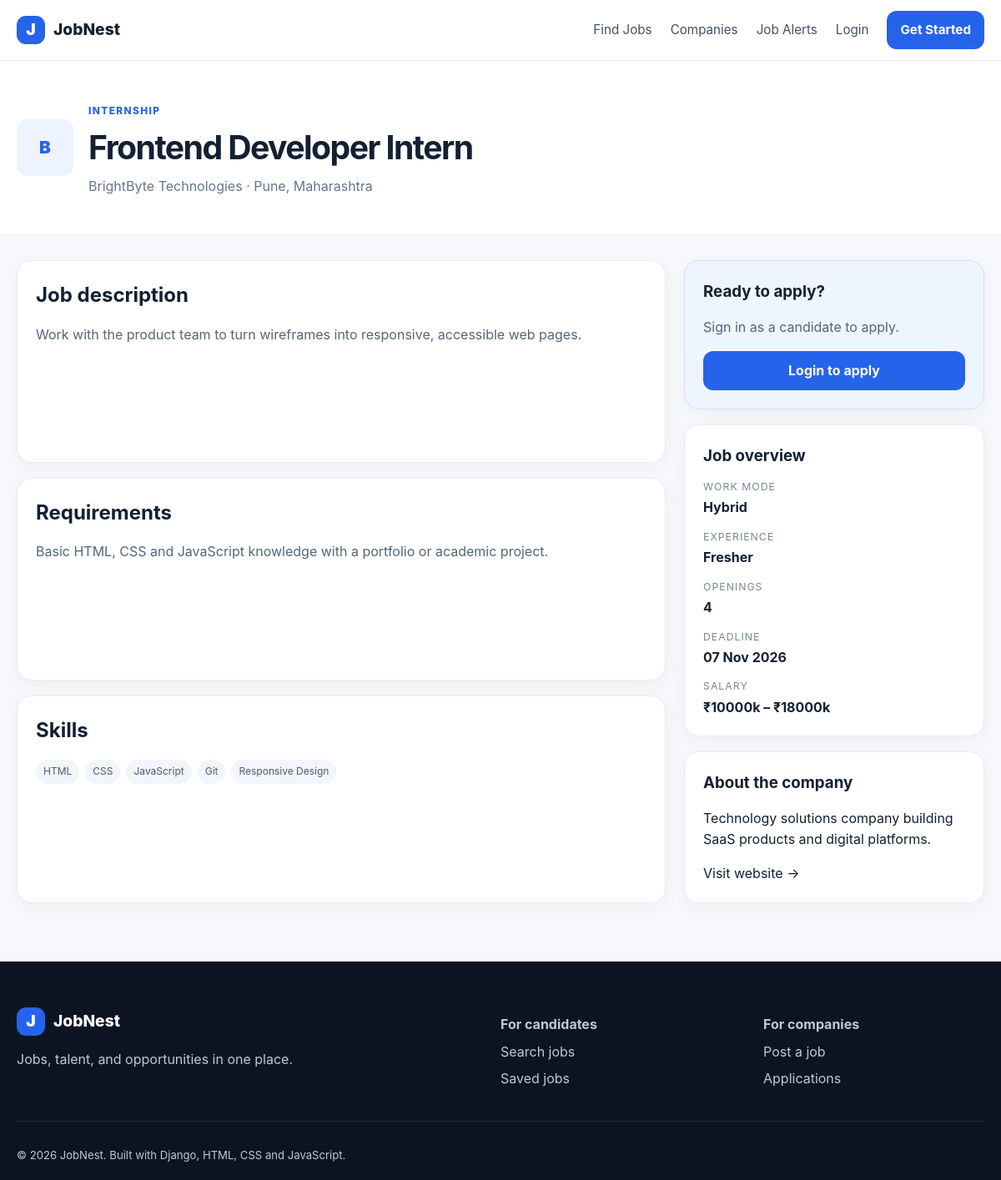
The app's page /jobs/2/ with its own data.
### portal/models.py (models this page shows, shortened)
class Job(models.Model):
    CATEGORY_CHOICES = [
        ('technology', 'Technology'),
        ('design', 'Design'),
        ('data', 'Data & Analytics'),
        ('marketing', 'Marketing'),
        ('sales', 'Sales'),
        ('content', 'Content & Writing'),
        ('it_support', 'IT Support'),
        ('operations', 'Operations'),
        ('management', 'Management'),
        ('human_resources', 'Human Resources'),
        ('customer_service', 'Customer Service'),
    ]
    JOB_TYPE_CHOICES = [
        ('full_time', 'Full Time'),
        ('part_time', 'Part Time'),
        ('internship', 'Internship'),
        ('contract', 'Contract'),
        ('freelance', 'Freelance'),
    ]
    WORK_MODE_CHOICES = [('on_site', 'On-site'), ('hybrid', 'Hybrid'), ('remote', 'Remote')]
    EXPERIENCE_CHOICES = [
        ('fresher', 'Fresher'),
        ('0_1', '0–1 years'),
        ('1_3', '1–3 years'),
        ('3_5', '3–5 years'),
        ('5_plus', '5+ years'),
    ]
    company = models.ForeignKey(User, on_delete=models.CASCADE, related_name='jobs')
    title = models.CharField(max_length=180)
    category = models.CharField(max_length=30, choices=CATEGORY_CHOICES, default='technology')
    description = models.TextField()
    requirements = models.TextField()
    location = models.CharField(max_length=160)
    job_type = models.CharField(max_length=20, choices=JOB_TYPE_CHOICES, default='full_time')
    work_mode = models.CharField(max_length=20, choices=WORK_MODE_CHOICES, default='on_site')
    experience = models.CharField(max_length=20, choices=EXPERIENCE_CHOICES, default='fresher')
    skills = models.CharField(max_length=500, help_text='Comma-separated skills')
    salary_min = models.PositiveIntegerField(default=0, validators=[MinValueValidator(0)])
    salary_max = models.PositiveIntegerField(default=0, validators=[MinValueValidator(0)])
    openings = models.PositiveIntegerField(default=1)
    deadline = models.DateField(blank=True, null=True)
    is_active = models.BooleanField(default=True)
    is_featured = models.BooleanField(default=False)
    created_at = models.DateTimeField(auto_now_add=True)
    updated_at = models.DateTimeField(auto_now=True)
    class Meta:
        ordering = ['-created_at']
        indexes = [
            models.Index(fields=['title']),
            models.Index(fields=['location']),
            models.Index(fields=['job_type']),
            models.Index(fields=['category']),
            models.Index(fields=['work_mode']),
            models.Index(fields=['created_at']),
        ]
    @property
    def is_expired(self):
        return bool(self.deadline and self.deadline < timezone.localdate())
    @property
    def skill_list(self):
        return [s.strip() for s in self.skills.split(',') if s.strip()]
    @property
    def company_display_name(self):
        profile = getattr(self.company, 'profile', None)
        return profile.company_name if profile and profile.company_name else self.company.get_full_name() or self.company.username

class Profile(models.Model):
    ROLE_CHOICES = [('candidate', 'Candidate'), ('company', 'Company')]
    user = models.OneToOneField(User, on_delete=models.CASCADE, related_name='profile')
    role = models.CharField(max_length=20, choices=ROLE_CHOICES, default='candidate')
    phone = models.CharField(max_length=20, blank=True)
    location = models.CharField(max_length=120, blank=True)
    headline = models.CharField(max_length=160, blank=True)
    bio = models.TextField(blank=True)
    company_name = models.CharField(max_length=160, blank=True)
    company_website = models.URLField(blank=True)
    resume = models.FileField(upload_to='resumes/', blank=True, null=True)
    avatar = models.ImageField(upload_to='avatars/', blank=True, null=True)
    created_at = models.DateTimeField(auto_now_add=True)

### portal/views.py (the view)
# urls.py: path('jobs/<int:pk>/', views.job_detail, name='job_detail'),
def job_detail(request, pk):
    job = get_object_or_404(Job.objects.select_related('company', 'company__profile'), pk=pk)
    related_jobs = Job.objects.filter(is_active=True).exclude(pk=job.pk).filter(location__icontains=job.location.split(',')[0])[:4]
    already_applied = request.user.is_authenticated and Application.objects.filter(job=job, applicant=request.user).exists()
    is_saved = request.user.is_authenticated and SavedJob.objects.filter(job=job, user=request.user).exists()
    return render(request, 'portal/job_detail.html', {
        'job': job,
        'related_jobs': related_jobs,
        'already_applied': already_applied,
        'is_saved': is_saved,
    })

### templates/portal/job_detail.html (shortened to what this page needs)
{% extends 'base.html' %}
{% block content %}
<section class="job-detail-banner"><div class="container detail-head"><div class="logo-circle big">{{ job.company_display_name|slice:':1'|upper }}</div><div><span class="eyebrow">{{ job.get_job_type_display }}</span><h1>{{ job.title }}</h1><p>{{ job.company_display_name }} · {{ job.location }}</p></div></div></section>
<section class="container detail-layout"><div class="detail-content"><div class="detail-panel"><h2>Job description</h2><div class="richtext">{{ job.description|linebreaks }}</div></div><div class="detail-panel"><h2>Requirements</h2><div class="richtext">{{ job.requirements|linebreaks }}</div></div><div class="detail-panel"><h2>Skills</h2><div class="chips">{% for skill in job.skill_list %}<span>{{ skill }}</span>{% endfor %}</div></div></div>
<aside class="detail-sidebar"><div class="apply-card"><h3>Ready to apply?</h3>{% if job.is_expired %}<p class="warning">Application deadline has passed.</p>{% elif user.is_authenticated and user.profile.role == 'candidate' %}{% if already_applied %}<div class="status-pill success">You already applied</div><a class="button full" href="{% url 'portal:my_applications' %}">Track application</a>{% else %}<a class="button full" href="{% url 'portal:apply_job' job.pk %}">Apply now</a>{% endif %}{% elif user.is_authenticated %}<p>Company accounts cannot apply to jobs.</p>{% else %}<p>Sign in as a candidate to apply.</p><a class="button full" href="{% url 'portal:login' %}?next={% url 'portal:apply_job' job.pk %}">Login to apply</a>{% endif %}</div><div class="detail-panel"><h3>Job overview</h3><dl><dt>Work mode</dt><dd>{{ job.get_work_mode_display }}</dd><dt>Experience</dt><dd>{{ job.get_experience_display }}</dd><dt>Openings</dt><dd>{{ job.openings }}</dd><dt>Deadline</dt><dd>{{ job.deadline|date:'d M Y'|default:'Not specified' }}</dd><dt>Salary</dt><dd>{% if job.salary_min or job.salary_max %}₹{{ job.salary_min }}k – ₹{{ job.salary_max }}k{% else %}Not disclosed{% endif %}</dd></dl></div><div class="detail-panel"><h3>About the company</h3><p>{{ job.company.profile.bio|default:'Company information will be updated soon.' }}</p>{% if job.company.profile.company_website %}<a href="{{ job.company.profile.company_website }}" target="_blank" rel="noopener">Visit website →</a>{% endif %}</div></aside></section>
{% endblock %}

### static/css/style.css (style rules this page uses)
:root { --ink:#132033;--muted:#687589;--line:#e7ebf1;--surface:#fff;--bg:#f7f8fb;--primary:#2563eb;--primary-dark:#1749b3;--soft:#edf4ff;--success:#15803d;--danger:#b91c1c;--shadow:0 12px 35px rgba(24,40,72,.08);--radius:18px }
* { box-sizing:border-box }
html { scroll-behavior:smooth }
body { margin:0;font-family:Inter,ui-sans-serif,system-ui,-apple-system,"Segoe UI",sans-serif;color:var(--ink);background:var(--bg);line-height:1.55 }
a { color:inherit;text-decoration:none }
.container { width:min(1180px,calc(100% - 40px));margin:0 auto }
.nav-cta,.button { background:var(--primary);color:#fff;border:0;border-radius:12px;padding:11px 16px;font-weight:700;cursor:pointer;display:inline-flex;align-items:center;justify-content:center;gap:6px }
.eyebrow { text-transform:uppercase;letter-spacing:.12em;font-size:.74rem;color:var(--primary);font-weight:800 }
.logo-circle { width:44px;height:44px;border-radius:13px;background:var(--soft);color:var(--primary);display:grid;place-items:center;font-weight:900;flex:none }
.logo-circle.big { width:68px;height:68px;font-size:1.3rem }
.job-card,.result-card,.panel,.form-card,.auth-card,.detail-panel,.apply-card,.application-card,.stat-card,.filter-card { background:var(--surface);border:1px solid var(--line);border-radius:var(--radius);box-shadow:0 5px 20px rgba(24,40,72,.045) }
.chips { display:flex;flex-wrap:wrap;gap:7px;margin:17px 0 }
.chips span { font-size:.75rem;background:#f2f5f9;color:#4d5b71;border-radius:999px;padding:5px 9px }
.button.full { width:100%;margin-top:15px }
.button.full { display:flex;width:100% }
.job-detail-banner { background:#fff;border-bottom:1px solid var(--line);padding:46px 0 }
.detail-head { display:grid;grid-template-columns:auto 1fr auto;gap:18px;align-items:center }
.detail-head h1 { margin:3px 0;font-size:2.45rem;letter-spacing:-.04em }
.detail-head p { margin:0;color:var(--muted) }
.detail-layout { display:grid;grid-template-columns:1fr 360px;gap:22px;padding:30px 0 70px }
.detail-content { display:grid;gap:18px }
.detail-panel,.apply-card { padding:22px }
.detail-panel h2,.detail-panel h3,.apply-card h3 { margin:0 0 13px }
.richtext { color:#56657a }
.detail-sidebar { display:grid;gap:18px;height:max-content;position:sticky;top:94px }
.apply-card { background:#eef5ff;border-color:#cfe0ff }
.apply-card p { color:#53657d }
.apply-card .button { margin-top:12px }
dl { margin:0 }
dt { font-size:.77rem;text-transform:uppercase;letter-spacing:.08em;color:#7a8798;margin-top:13px }
dd { margin:3px 0 0;font-weight:700 }

### records on screen
Job: company_display_name "B", job_type "INTERNSHIP", title "Frontend Developer Intern", company_display_name "BrightByte Technologies", location "Pune, Maharashtra", description "Work with the product team to turn wireframes into responsive, accessible web pages.", requirements "Basic HTML, CSS and JavaScript knowledge with a portfolio or academic project.", work_mode "Hybrid", experience "Fresher", openings "4", deadline "07 Nov 2026", salary_min "10000", salary_max "18000", company.profile.bio "Technology solutions company building SaaS products and digital platforms."

### other values on screen
{{ skill }} "HTML" "CSS" "JavaScript" "Git" "Responsive Design"
